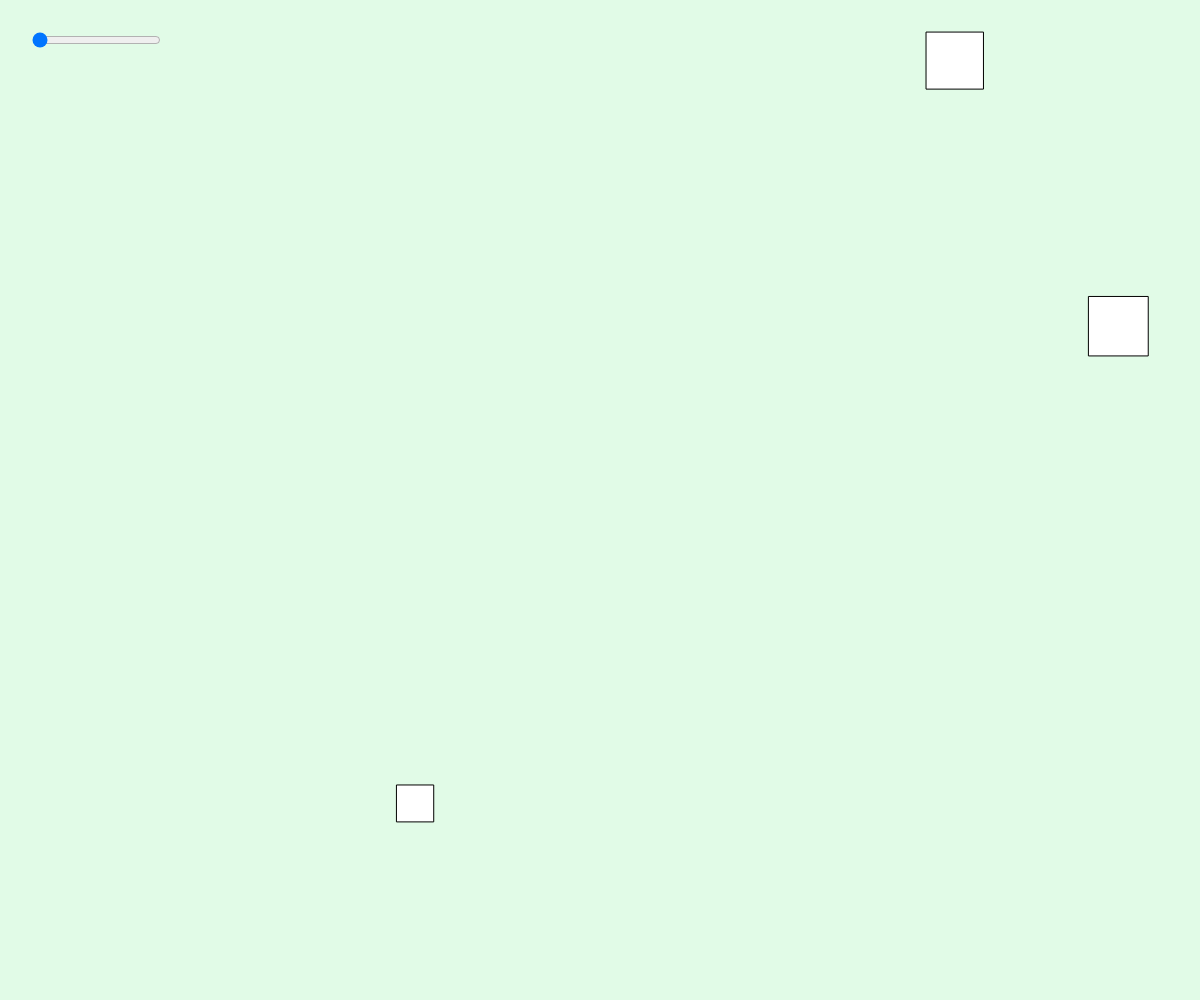
Frame 1 (no input)
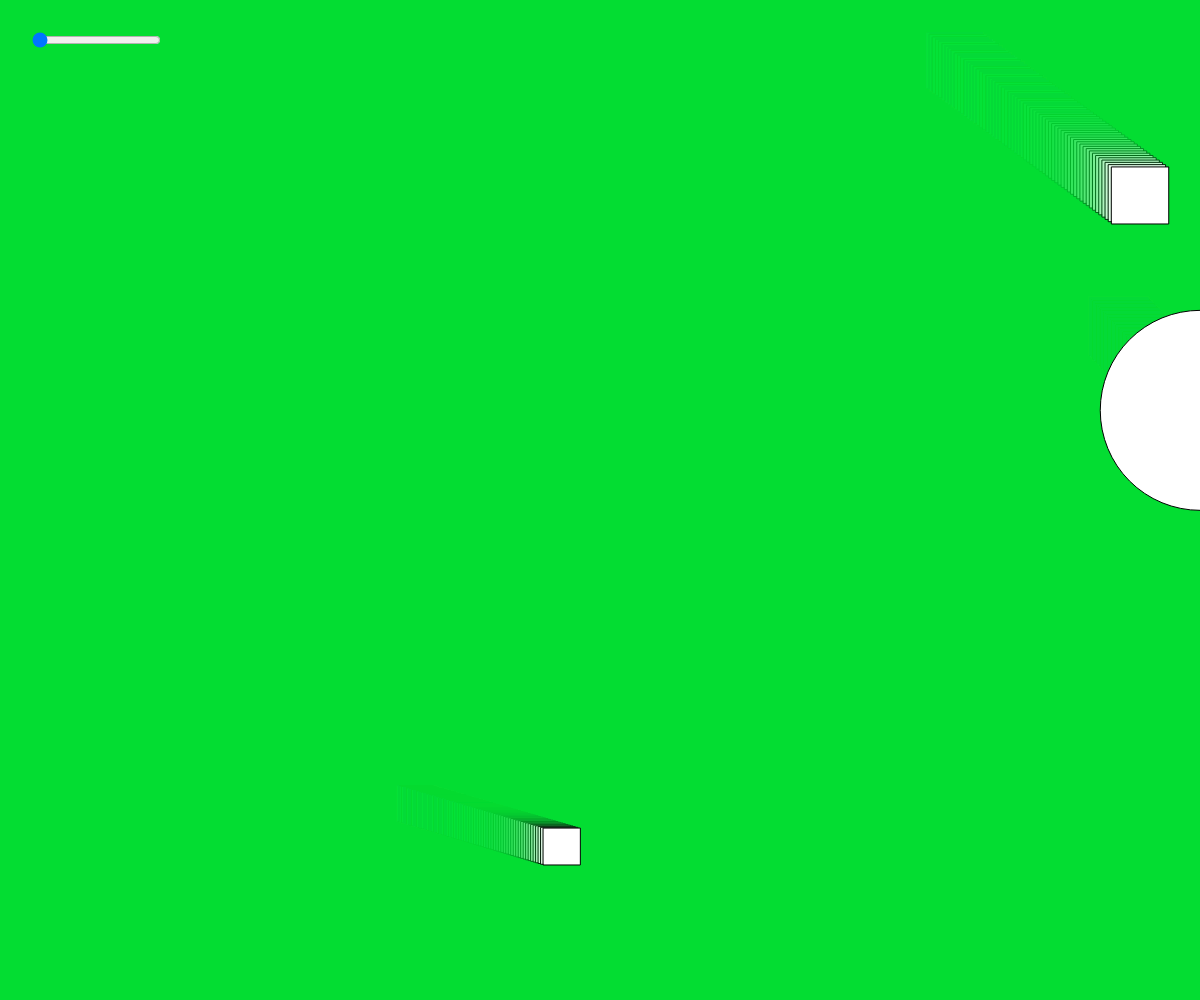
Frame 60 (no input)
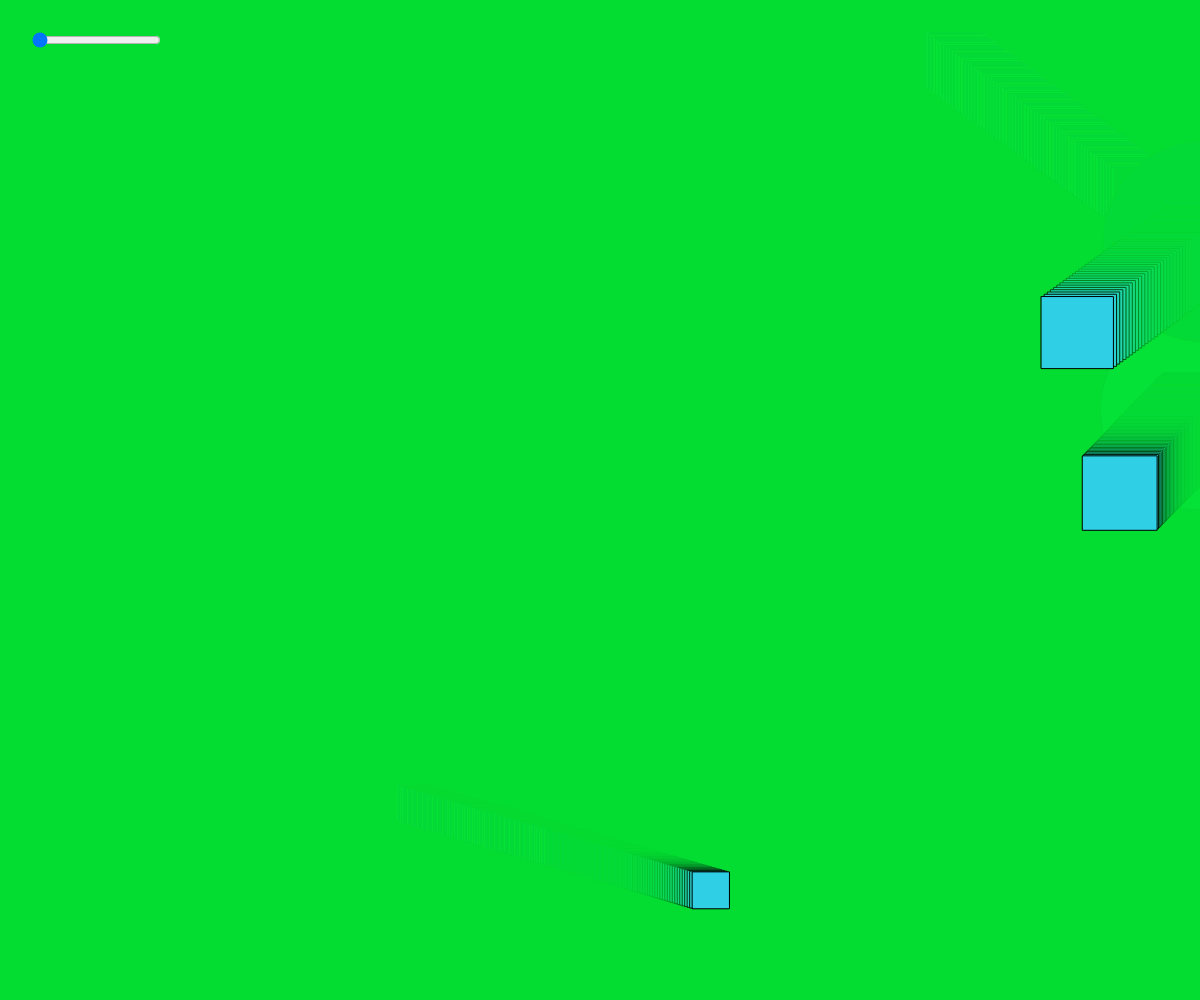
Frame 120 (the mouse pressed at the canvas centre since frame 60)

The p5.js sketch that drew these frames (run headless with seeded random() and noise() and a simulated clock; from frame 60 on, the mouse is pressed at the canvas centre):

// p5.js sketch
// ── sketch.js
let myRect0, myRect1, myRect2;
let colorSlider

function setup() {
  createCanvas(windowWidth, windowHeight);
  myRect0 = new Rectangle()
  myRect1 = new Rectangle()
  myRect2 = new Rectangle()

  //creating the slider
  colorSlider = createSlider(0, 255, 0);
  colorSlider.position(30, 30);

  
}

function draw() {

  //changing the color of the background from green to yellow with the slider
  let bgColor = color(colorSlider.value(), 220, 50, 30 + colorSlider.value());
  background(bgColor); 

  //creating the rectangles using the class Rectangle
  myRect0.render();
  myRect0.update();
  myRect0.checkWalls();
  
 
  myRect1.render();
  myRect1.update();
  myRect1.checkWalls();
  
  myRect2.render();
  myRect2.update();
  myRect2.checkWalls();
  
  
}
  
class Rectangle{
  constructor(){
    this.col = color(random(255), random(255), random(255))
    this.x = random(width)
    this.y = random(height)
    this.xdir = random(1, 6)
    this.ydir = random(0, 3)
    this.size = random(30, 70)
  }
  
  render(){
  
    rectMode(CENTER)
    rect(this.x, this.y, this.size)
  }

  update(){
    
    this.x = this.x + this.xdir;
    this.y = this.y + this.ydir;
  }

  checkWalls(){
     if (this.x >= width || this.x <= 0){
      this.xdir = this.xdir * -1;
      ellipse(this.x, this.y, 200);
      this.size += 15 // make square bigger when it hits the left/right sides
      fill(random(255), random(255), random(255)); //random color
     }
    
    if(this.y >= height || this.y <= 0){ 
    this.ydir = this.ydir * -1;
    ellipse(this.x, this.y, 200);
    this.size -= 25 // make square smaller when it hits the top/bottom
    fill(random(255), random(255), random(255))
  }
 
  }
}
